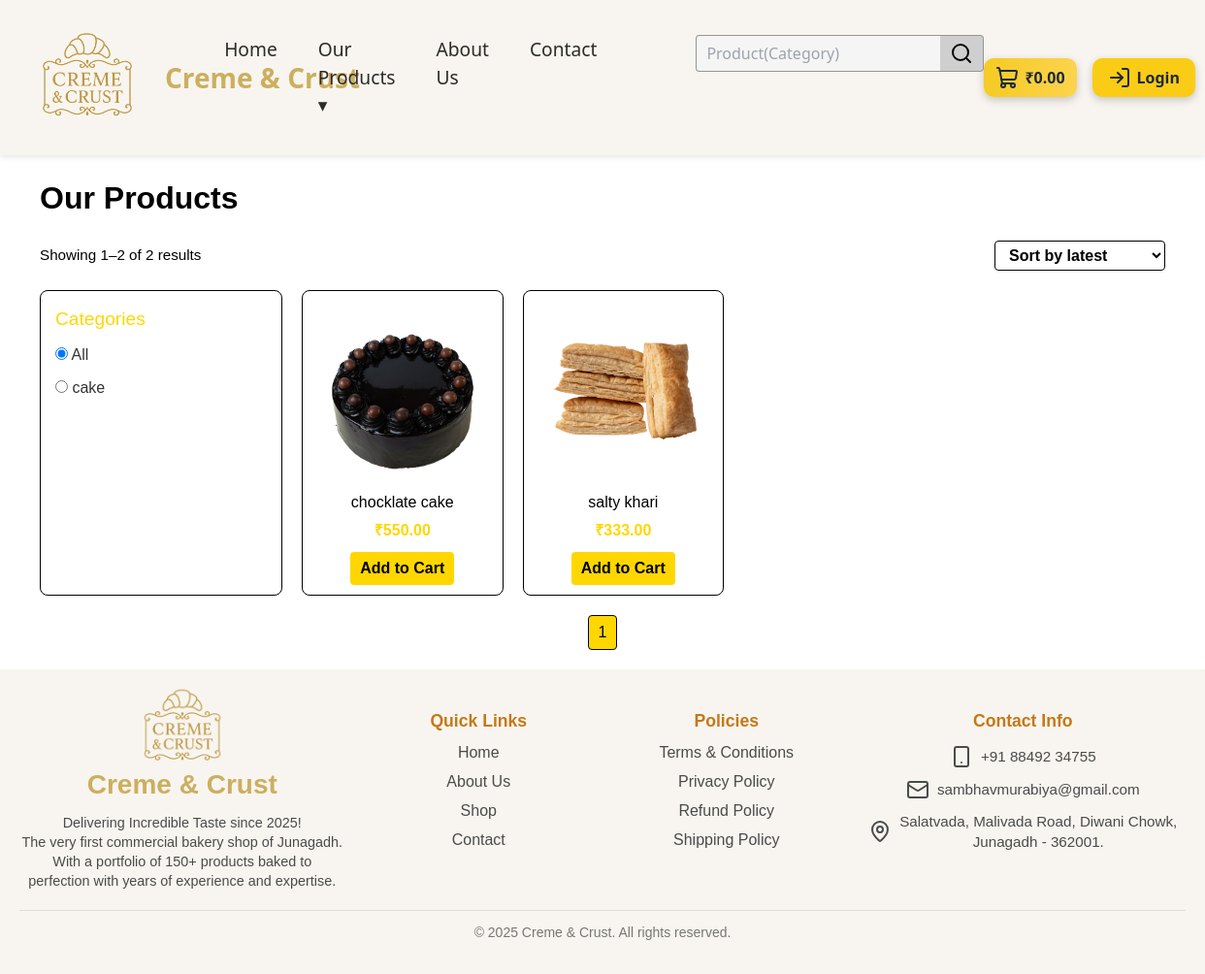
Screenshot of /products/ with the database file from the repository.
### bakery/models.py (models this page shows, shortened)
class BakeryCategory(models.Model):
    category_name = models.CharField(max_length=100, unique=True)
    created_at = models.DateTimeField(default=timezone.now)
    updated_at = models.DateTimeField(auto_now=True)
    class Meta:
        db_table = "bakery_categories"

class Product(models.Model):
    name = models.CharField(max_length=200)
    description = models.TextField()
    category = models.ForeignKey(
        BakeryCategory,
        on_delete=models.CASCADE,
        null=True, blank=True,
        related_name="products"
    )
    subcategories = models.ManyToManyField(
        BakerySubCategory,
        blank=True,
        related_name="products"
    )
    created_at = models.DateTimeField(default=timezone.now)
    updated_at = models.DateTimeField(auto_now=True)

class ProductImages(models.Model):
    product = models.ForeignKey("Product", on_delete=models.CASCADE, related_name="images")
    image = models.ImageField(upload_to="products/")
    is_main = models.BooleanField(default=False)
    created_at = models.DateTimeField(default=timezone.now)
    updated_at = models.DateTimeField(auto_now=True)

class Weight(models.Model):
    product = models.ForeignKey("Product", on_delete=models.CASCADE, related_name="weights")
    weight = models.CharField(max_length=50)
    price = models.DecimalField(max_digits=10, decimal_places=2, default=0.00)
    created_at = models.DateTimeField(default=timezone.now)
    updated_at = models.DateTimeField(auto_now=True)
    class Meta:
        db_table = "bakery_weight"

### bakery/views.py (the view, shortened to what this page needs)
# urls.py: path('products/', views.our_products, name='our_products'),
def our_products(request):
    query = request.GET.get("q")
    category_id = request.GET.get("category")
    subcategory_id = request.GET.get("subcategory")
    sort_option = request.GET.get("sort")
    categories = BakeryCategory.objects.all()
    subcategories = BakerySubCategory.objects.all()
    products = Product.objects.all()
    selected_category = None
    selected_subcategory = None
    parent_category = None
    if query:
        products = products.filter(name__icontains=query)
    if sort_option == "price_low":
        products = products.order_by("weights__price")
    elif sort_option == "price_high":
        products = products.order_by("-weights__price")
    elif sort_option == "latest":
        products = products.order_by("-id")
    elif sort_option == "popularity":
        pass
    elif sort_option == "rating":
        pass
    paginator = Paginator(products.distinct(), 9)
    page_number = request.GET.get("page")
    products_page = paginator.get_page(page_number)
    for p in products_page:
        p.main_image = p.images.filter(is_main=True).first()
        p.first_weight = p.weights.first()
    context = {
        "categories": categories,
        "subcategories": subcategories,
        "products": products_page,
        "selected_category": selected_category,
        "selected_subcategory": selected_subcategory,
        "parent_category": parent_category,
        "query": query,
        "page_range": get_page_range(paginator, products_page.number),
        "total_results": products.count(),
        "start_index": products_page.start_index(),
        "end_index": products_page.end_index(),
    }
    return render(request, "our_products.html", context)

### bakery/views.py (called while the page is built, shortened)
def get_page_range(paginator, current_page, max_pages=5):
    total_pages = paginator.num_pages
    if total_pages <= max_pages:
        return range(1, total_pages + 1)

### bakery/templates/our_products.html (shortened to what this page needs)
{% extends 'base.html' %}
{% load static %}
{% block content %}
<link rel="stylesheet" href="{% static 'css/our_products.css' %}">
<div class="page-container" id="products-container">
    <h2 class="page-title">Our Products</h2>
    <div class="results-sort">
        <div class="results-count">
            {% if total_results > 0 %}
                Showing {{ start_index }}–{{ end_index }} of {{ total_results }} results
            {% else %}
                No products found
            {% endif %}
        </div>
        <form method="get" id="sort-form">
            <select name="sort" onchange="this.form.submit()">
                <option value="latest" {% if request.GET.sort == "latest" %}selected{% endif %}>Sort by latest</option>
            </select>
        </form>
    </div>
    <div class="products-container-inner">
        <aside class="categories-box">
            <h4>Categories</h4>
            <form id="category-form" method="get">
                <div class="category-option">
                    <label>
                        <input type="radio" name="category" value=""
                            {% if not selected_category and not selected_subcategory %}checked{% endif %}
                            onchange="submitCategoryForm()">
                        <span class="radio-label">All</span>
                    </label>
                </div>
                {% for category in categories %}
                <div class="category-option">
                    <label>
                        <input type="radio" name="category" value="{{ category.id }}"
                            onchange="submitCategoryForm()">
                        <span class="radio-label">{{ category.category_name }}</span>
                    </label>
                </div>
                {% endfor %}
            </form>
        </aside>
        <section class="products-box">
            {% for product in products %}
            <div class="product-card">
                {% if product.main_image %}
                    <img src="{{ product.main_image.image.url }}" alt="{{ product.name }}">
                {% else %}
                    <p>No image available.</p>
                {% endif %}
                <h3>{{ product.name }}</h3>
                {% if product.first_weight %}
                    <p class="price">₹{{ product.first_weight.price }}</p>
                {% else %}
                    <p>Price not available</p>
                {% endif %}
                <a href="{% url 'add_cart' %}?product_id={{ product.id }}" class="add-cart-btn">Add to Cart</a>
            </div>
            {% empty %}
            <p>No products available.</p>
            {% endfor %}
        </section>
    </div>
    <div class="pagination">
        {% for page_num in page_range %}
            {% if page_num == "..." %}
                <span class="dots">...</span>
            {% elif page_num == products.number %}
                <span class="active">{{ page_num }}</span>
            {% else %}
                <a href="?page={{ page_num }}{% if query %}&q={{ query }}{% endif %}{% if selected_category %}&category={{ selected_category.id }}{% endif %}{% if selected_subcategory %}&subcategory={{ selected_subcategory.id }}{% endif %}">{{ page_num }}</a>
            {% endif %}
        {% endfor %}
    </div>
</div>
{% endblock %}

### bakery/static/css/our_products.css (style rules this page uses)
:root { --primary-color: #000000; --secondary-color: #FFD700; --background-color: #FFFFFF; --text-color: #333333; }
.page-container { max-width: 1200px; margin: 0 auto; padding: 20px; background-color: var(--background-color); color: var(--text-color); font-family: 'Arial', sans-serif; }
.page-title { font-size: 2rem; font-weight: bold; margin-bottom: 20px; color: var(--primary-color); }
.results-sort { display: flex; justify-content: space-between; align-items: center; margin-bottom: 20px; }
.results-count { font-size: 0.95rem; color: var(--primary-color); }
#sort-form select { padding: 5px 10px; border: 1px solid var(--primary-color); border-radius: 4px; background-color: var(--background-color); color: var(--primary-color); font-weight: bold; cursor: pointer; }
.products-container-inner { display: flex; gap: 20px; flex-wrap: wrap; }
.categories-box { flex: 1 1 200px; max-width: 250px; background-color: var(--background-color); padding: 15px; border: 1px solid var(--primary-color); border-radius: 8px; }
.categories-box h4 { font-size: 1.2rem; margin-bottom: 10px; color: var(--secondary-color); }
.category-option, .subcategory-option { margin-bottom: 10px; }
.products-box { flex: 3 1 700px; display: grid; grid-template-columns: repeat(auto-fill, minmax(200px, 1fr)); gap: 20px; }
.product-card { border: 1px solid var(--primary-color); border-radius: 8px; padding: 10px; text-align: center; background-color: var(--background-color); transition: transform 0.2s; }
.product-card img { max-width: 100%; height: auto; border-radius: 6px; }
.product-card h3 { font-size: 1rem; margin: 10px 0 5px; color: var(--primary-color); }
.product-card .price { font-weight: bold; color: var(--secondary-color); margin-bottom: 10px; }
.add-cart-btn { display: inline-block; padding: 5px 10px; background-color: var(--secondary-color); color: var(--primary-color); text-decoration: none; font-weight: bold; border-radius: 4px; }
.pagination { margin-top: 20px; display: flex; flex-wrap: wrap; gap: 10px; justify-content: center; }
.pagination a, .pagination span { padding: 5px 10px; border: 1px solid var(--primary-color); border-radius: 4px; color: var(--primary-color); text-decoration: none; }
.pagination .active { background-color: var(--secondary-color); color: var(--primary-color); }

### bakery/templates/base.html (style rules this page uses)
* { margin:0; padding:0; box-sizing:border-box; }
html, body { width:100%; height:100%; }

### rows the page displays
BakeryCategory: category "☐ cake", category_name "cake"
Product: main_image.image (picture), name "chocklate cake", first_weight.price "550.00"
Product: main_image.image (picture), name "salty khari", first_weight.price "333.00"

### other values shown
{{ start_index }} "1"
{{ end_index }} "2"
{{ total_results }} "2"
{{ page_num }} "1"
